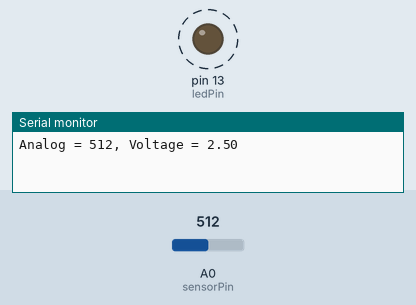
Bench run of a sketch on a simulated Arduino Uno, built with avr-gcc and run on an emulated ATmega328P. Shown: output pins drawn as LEDs (lit = HIGH), the last lines printed to the serial monitor. Dashed ring = blinking. The test bench sets the inputs (shaded band); at power-on: A0 (sensorPin) = 512.

Above: at 1.8 s.
1.9 s: A0 (sensorPin) set to 0
At 2.6 s:
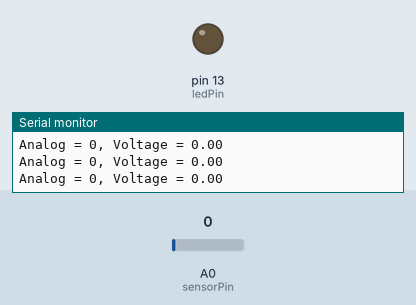
6.0 s: A0 (sensorPin) set to 122
At 6.31 s:
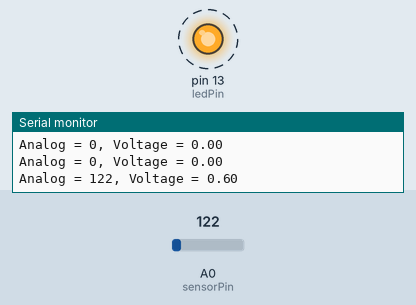
Timing chart, 0 to 15.5 s (numbered marks = the images above; inputs shaded):
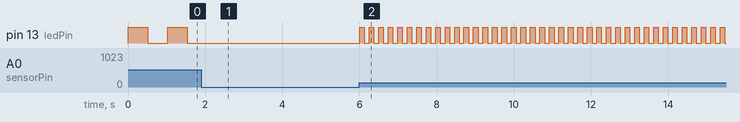

Measured:
- after the input at 1.9 s, pin 13 (ledPin): stops changing and stays LOW
- after the input at 6.0 s, pin 13 (ledPin): alternates HIGH for 0.12 s and LOW for 0.12 s, starting at once
- by itself, pin 13 (ledPin): alternates HIGH for 0.51 s and LOW for 0.51 s

The sketch:

AnalogInput.ino
```cpp
/*
  Analog Input

  Demonstrates analog input by reading an analog sensor on analog pin 0 and
  turning on and off a light emitting diode(LED) connected to digital pin 13.
  The amount of time the LED will be on and off depends on the value obtained
  by analogRead().

  The circuit:
  - potentiometer
    center pin of the potentiometer to the analog input 0
    one side pin (either one) to ground
    the other side pin to +5V
  - LED
    anode (long leg) attached to digital output 13 through 220 ohm resistor
    cathode (short leg) attached to ground

  - Note: because most Arduinos have a built-in LED attached to pin 13 on the
    board, the LED is optional.
*/

int sensorPin = A0;    // select the input pin for the potentiometer
int ledPin = 13;      // select the pin for the LED
int sensorValue = 0;  // variable to store the value coming from the sensor

void setup() {
  // declare the ledPin as an OUTPUT:
Serial.begin(9600);
pinMode(ledPin, OUTPUT);
}

void loop() {
  // read the value from the sensor:
  sensorValue = analogRead(sensorPin);
  // turn the ledPin on
  digitalWrite(ledPin, HIGH);
  // stop the program for <sensorValue> milliseconds:
  delay(sensorValue);
  // turn the ledPin off:
  digitalWrite(ledPin, LOW);
  // stop the program for for <sensorValue> milliseconds:
  delay(sensorValue);

float voltage = 5.0*(sensorValue)/1023;
Serial.print("Analog = ");
Serial.print(sensorValue);
Serial.print(", Voltage = ");
Serial.println(voltage);
delay(1);
}
```
